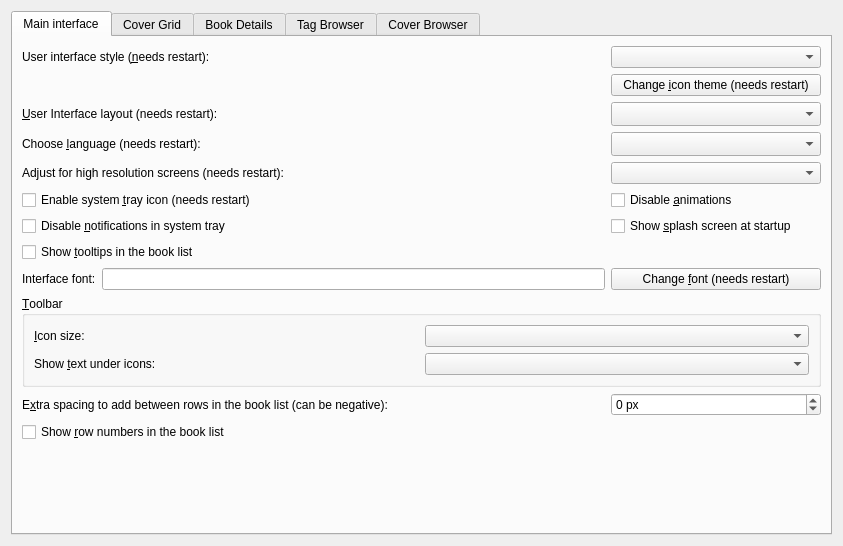
<?xml version="1.0" encoding="UTF-8"?>
<ui version="4.0">
 <class>Form</class>
 <widget class="QWidget" name="Form">
  <property name="geometry">
   <rect>
    <x>0</x>
    <y>0</y>
    <width>843</width>
    <height>546</height>
   </rect>
  </property>
  <property name="windowTitle">
   <string>Form</string>
  </property>
  <layout class="QGridLayout" name="gridLayout_2">
   <item row="0" column="0">
    <widget class="QTabWidget" name="tabWidget">
     <property name="currentIndex">
      <number>0</number>
     </property>
     <widget class="QWidget" name="tab">
      <attribute name="icon">
       <iconset resource="../../../../resources/images.qrc">
        <normaloff>:/images/lt.png</normaloff>:/images/lt.png</iconset>
      </attribute>
      <attribute name="title">
       <string>Main interface</string>
      </attribute>
      <layout class="QGridLayout" name="gridLayout_9">
       <item row="2" column="0">
        <widget class="QLabel" name="label_17">
         <property name="text">
          <string>&amp;User Interface layout (needs restart):</string>
         </property>
         <property name="buddy">
          <cstring>opt_gui_layout</cstring>
         </property>
        </widget>
       </item>
       <item row="10" column="0">
        <widget class="QLabel" name="label_4">
         <property name="text">
          <string>E&amp;xtra spacing to add between rows in the book list (can be negative):</string>
         </property>
         <property name="buddy">
          <cstring>opt_book_list_extra_row_spacing</cstring>
         </property>
        </widget>
       </item>
       <item row="10" column="1">
        <widget class="QSpinBox" name="opt_book_list_extra_row_spacing">
         <property name="suffix">
          <string> px</string>
         </property>
         <property name="minimum">
          <number>-20</number>
         </property>
        </widget>
       </item>
       <item row="9" column="0" colspan="2">
        <widget class="QGroupBox" name="groupBox_2">
         <property name="title">
          <string>&amp;Toolbar</string>
         </property>
         <layout class="QGridLayout" name="gridLayout_8">
          <item row="0" column="1">
           <widget class="QComboBox" name="opt_toolbar_icon_size"/>
          </item>
          <item row="0" column="0">
           <widget class="QLabel" name="label_5">
            <property name="text">
             <string>&amp;Icon size:</string>
            </property>
            <property name="buddy">
             <cstring>opt_toolbar_icon_size</cstring>
            </property>
           </widget>
          </item>
          <item row="1" column="1">
           <widget class="QComboBox" name="opt_toolbar_text"/>
          </item>
          <item row="1" column="0">
           <widget class="QLabel" name="label_8">
            <property name="text">
             <string>Show &amp;text under icons:</string>
            </property>
            <property name="buddy">
             <cstring>opt_toolbar_text</cstring>
            </property>
           </widget>
          </item>
         </layout>
        </widget>
       </item>
       <item row="0" column="1">
        <widget class="QComboBox" name="opt_ui_style"/>
       </item>
       <item row="8" column="1">
        <widget class="QPushButton" name="change_font_button">
         <property name="text">
          <string>Change &amp;font (needs restart)</string>
         </property>
        </widget>
       </item>
       <item row="2" column="1">
        <widget class="QComboBox" name="opt_gui_layout">
         <property name="maximumSize">
          <size>
           <width>250</width>
           <height>16777215</height>
          </size>
         </property>
         <property name="sizeAdjustPolicy">
          <enum>QComboBox::AdjustToMinimumContentsLengthWithIcon</enum>
         </property>
         <property name="minimumContentsLength">
          <number>20</number>
         </property>
        </widget>
       </item>
       <item row="7" column="0">
        <widget class="QCheckBox" name="opt_book_list_tooltips">
         <property name="text">
          <string>Show &amp;tooltips in the book list</string>
         </property>
        </widget>
       </item>
       <item row="12" column="0">
        <spacer name="verticalSpacer_3">
         <property name="orientation">
          <enum>Qt::Vertical</enum>
         </property>
         <property name="sizeHint" stdset="0">
          <size>
           <width>20</width>
           <height>40</height>
          </size>
         </property>
        </spacer>
       </item>
       <item row="5" column="0">
        <widget class="QCheckBox" name="opt_systray_icon">
         <property name="text">
          <string>Enable system &amp;tray icon (needs restart)</string>
         </property>
        </widget>
       </item>
       <item row="3" column="0">
        <widget class="QLabel" name="label_7">
         <property name="text">
          <string>Choose &amp;language (needs restart):</string>
         </property>
         <property name="buddy">
          <cstring>opt_language</cstring>
         </property>
        </widget>
       </item>
       <item row="8" column="0">
        <layout class="QHBoxLayout" name="horizontalLayout">
         <item>
          <widget class="QLabel" name="label_2">
           <property name="text">
            <string>Interface font:</string>
           </property>
           <property name="buddy">
            <cstring>font_display</cstring>
           </property>
          </widget>
         </item>
         <item>
          <widget class="QLineEdit" name="font_display">
           <property name="readOnly">
            <bool>true</bool>
           </property>
          </widget>
         </item>
        </layout>
       </item>
       <item row="1" column="0">
        <widget class="QLabel" name="icon_theme">
         <property name="text">
          <string/>
         </property>
        </widget>
       </item>
       <item row="6" column="0">
        <widget class="QCheckBox" name="opt_disable_tray_notification">
         <property name="text">
          <string>Disable &amp;notifications in system tray</string>
         </property>
        </widget>
       </item>
       <item row="3" column="1">
        <widget class="QComboBox" name="opt_language">
         <property name="sizeAdjustPolicy">
          <enum>QComboBox::AdjustToMinimumContentsLengthWithIcon</enum>
         </property>
         <property name="minimumContentsLength">
          <number>20</number>
         </property>
        </widget>
       </item>
       <item row="0" column="0">
        <widget class="QLabel" name="label_widget_style">
         <property name="text">
          <string>User interface style (&amp;needs restart):</string>
         </property>
         <property name="buddy">
          <cstring>opt_ui_style</cstring>
         </property>
        </widget>
       </item>
       <item row="5" column="1">
        <widget class="QCheckBox" name="opt_disable_animations">
         <property name="toolTip">
          <string>Disable all animations. Useful if you have a slow/old computer.</string>
         </property>
         <property name="text">
          <string>Disable &amp;animations</string>
         </property>
        </widget>
       </item>
       <item row="6" column="1">
        <widget class="QCheckBox" name="opt_show_splash_screen">
         <property name="text">
          <string>Show &amp;splash screen at startup</string>
         </property>
        </widget>
       </item>
       <item row="1" column="1">
        <widget class="QPushButton" name="icon_theme_button">
         <property name="text">
          <string>Change &amp;icon theme (needs restart)</string>
         </property>
        </widget>
       </item>
       <item row="11" column="0">
        <widget class="QCheckBox" name="opt_row_numbers_in_book_list">
         <property name="text">
          <string>Show &amp;row numbers in the book list</string>
         </property>
        </widget>
       </item>
       <item row="4" column="0">
        <widget class="QLabel" name="label_hidpi">
         <property name="text">
          <string>Adjust for high resolution screens (needs restart):</string>
         </property>
        </widget>
       </item>
       <item row="4" column="1">
        <widget class="QComboBox" name="opt_hidpi">
         <property name="toolTip">
          <string>&lt;p&gt;Whether to automatically adjust the calibre user interface for high resolution (high DPI) monitors. There are three possible values:&lt;/p&gt;

&lt;ul&gt;
&lt;li&gt;&lt;b&gt;Automatic&lt;/b&gt;: Adjust the user interface if a high resolution monitor is detected. Will respect Qt environment variables controlling high DPI behavior. So if you use the environment variable QT_AUTO_SCREEN_SCALE_FACTOR then it will be used instead of this setting.&lt;/li&gt;

&lt;li&gt;&lt;b&gt;On&lt;/b&gt;: Same as &quot;Automatic&quot;, but ignores Qt environment variables controlling high dpi behavior.&lt;/li&gt;

&lt;li&gt;&lt;b&gt;Off&lt;/b&gt;: Do not adjust the user interface, regardless of Qt environment variables.&lt;/li&gt;
&lt;/ul&gt;</string>
         </property>
        </widget>
       </item>
      </layout>
     </widget>
     <widget class="QWidget" name="cover_grid_tab">
      <attribute name="icon">
       <iconset resource="../../../../resources/images.qrc">
        <normaloff>:/images/grid.png</normaloff>:/images/grid.png</iconset>
      </attribute>
      <attribute name="title">
       <string>Cover Grid</string>
      </attribute>
      <layout class="QVBoxLayout" name="verticalLayout">
       <item>
        <widget class="QTabWidget" name="tabWidget_2">
         <property name="tabPosition">
          <enum>QTabWidget::West</enum>
         </property>
         <property name="currentIndex">
          <number>0</number>
         </property>
         <widget class="QWidget" name="tab_5">
          <attribute name="title">
           <string>Layout</string>
          </attribute>
          <layout class="QFormLayout" name="formLayout_2">
           <item row="0" column="0" colspan="2">
            <widget class="QLabel" name="label_19">
             <property name="text">
              <string>Control the cover grid view. You can enable this view by clicking the grid button in the bottom right corner of the main calibre window.</string>
             </property>
             <property name="wordWrap">
              <bool>true</bool>
             </property>
            </widget>
           </item>
           <item row="3" column="1">
            <spacer name="verticalSpacer_6">
             <property name="orientation">
              <enum>Qt::Vertical</enum>
             </property>
             <property name="sizeType">
              <enum>QSizePolicy::Fixed</enum>
             </property>
             <property name="sizeHint" stdset="0">
              <size>
               <width>20</width>
               <height>10</height>
              </size>
             </property>
            </spacer>
           </item>
           <item row="5" column="0">
            <widget class="QLabel" name="label_14">
             <property name="text">
              <string>Field to show &amp;under the covers:</string>
             </property>
             <property name="buddy">
              <cstring>opt_field_under_covers_in_grid</cstring>
             </property>
            </widget>
           </item>
           <item row="5" column="1">
            <widget class="QComboBox" name="opt_field_under_covers_in_grid"/>
           </item>
           <item row="6" column="0">
            <widget class="QLabel" name="label_16">
             <property name="text">
              <string>&amp;Spacing between covers:</string>
             </property>
             <property name="buddy">
              <cstring>opt_cover_grid_spacing</cstring>
             </property>
            </widget>
           </item>
           <item row="6" column="1">
            <widget class="QDoubleSpinBox" name="opt_cover_grid_spacing">
             <property name="toolTip">
              <string>The spacing between covers. A value of zero means calculate automatically based on cover size.</string>
             </property>
             <property name="specialValueText">
              <string>Automatic</string>
             </property>
             <property name="suffix">
              <string> cm</string>
             </property>
             <property name="decimals">
              <number>2</number>
             </property>
             <property name="singleStep">
              <double>0.100000000000000</double>
             </property>
            </widget>
           </item>
           <item row="7" column="0" colspan="2">
            <widget class="QGroupBox" name="cg_background_box">
             <property name="title">
              <string>Background for the cover grid</string>
             </property>
             <layout class="QGridLayout" name="gridLayout_5"/>
            </widget>
           </item>
           <item row="10" column="0" colspan="2">
            <widget class="QGroupBox" name="groupBox_4">
             <property name="title">
              <string>Cover size</string>
             </property>
             <layout class="QGridLayout" name="gridLayout_4">
              <item row="0" column="0" colspan="5">
               <widget class="QLabel" name="label_20">
                <property name="text">
                 <string>By default, calibre chooses a cover size based on your computer's screen size. You can change the cover size here:</string>
                </property>
                <property name="wordWrap">
                 <bool>true</bool>
                </property>
               </widget>
              </item>
              <item row="3" column="0" colspan="5">
               <widget class="QLabel" name="cover_grid_aspect_ratio">
                <property name="text">
                 <string/>
                </property>
               </widget>
              </item>
              <item row="1" column="0">
               <widget class="QLabel" name="label_11">
                <property name="text">
                 <string>Cover &amp;width: </string>
                </property>
                <property name="buddy">
                 <cstring>opt_cover_grid_width</cstring>
                </property>
               </widget>
              </item>
              <item row="1" column="1">
               <widget class="QDoubleSpinBox" name="opt_cover_grid_width">
                <property name="toolTip">
                 <string>The width of displayed covers.
A value of zero means calculate automatically.</string>
                </property>
                <property name="specialValueText">
                 <string>Automatic</string>
                </property>
                <property name="suffix">
                 <string> cm</string>
                </property>
                <property name="decimals">
                 <number>1</number>
                </property>
               </widget>
              </item>
              <item row="1" column="2">
               <widget class="QPushButton" name="cover_grid_larger_cover">
                <property name="toolTip">
                 <string>Make the covers larger, maintaining current aspect ratio.</string>
                </property>
                <property name="text">
                 <string>&amp;Larger covers</string>
                </property>
                <property name="icon">
                 <iconset resource="../../../../resources/images.qrc">
                  <normaloff>:/images/plus.png</normaloff>:/images/plus.png</iconset>
                </property>
               </widget>
              </item>
              <item row="2" column="0">
               <widget class="QLabel" name="label_12">
                <property name="text">
                 <string>Cover &amp;height: </string>
                </property>
                <property name="buddy">
                 <cstring>opt_cover_grid_height</cstring>
                </property>
               </widget>
              </item>
              <item row="2" column="1">
               <widget class="QDoubleSpinBox" name="opt_cover_grid_height">
                <property name="toolTip">
                 <string>The height of displayed covers.
A value of zero means calculate automatically.</string>
                </property>
                <property name="specialValueText">
                 <string>Automatic</string>
                </property>
                <property name="suffix">
                 <string> cm</string>
                </property>
                <property name="decimals">
                 <number>1</number>
                </property>
               </widget>
              </item>
              <item row="2" column="2">
               <widget class="QPushButton" name="cover_grid_smaller_cover">
                <property name="toolTip">
                 <string>Make the covers smaller, maintaining current aspect ratio.</string>
                </property>
                <property name="text">
                 <string>&amp;Smaller covers</string>
                </property>
                <property name="icon">
                 <iconset resource="../../../../resources/images.qrc">
                  <normaloff>:/images/minus.png</normaloff>:/images/minus.png</iconset>
                </property>
               </widget>
              </item>
              <item row="1" column="3" rowspan="2">
               <widget class="QPushButton" name="cover_grid_reset_size">
                <property name="toolTip">
                 <string>Reset size to automatic</string>
                </property>
                <property name="text">
                 <string>&amp;Reset size</string>
                </property>
               </widget>
              </item>
              <item row="1" column="4">
               <spacer name="horizontalSpacer_4">
                <property name="orientation">
                 <enum>Qt::Horizontal</enum>
                </property>
                <property name="sizeHint" stdset="0">
                 <size>
                  <width>40</width>
                  <height>20</height>
                 </size>
                </property>
               </spacer>
              </item>
             </layout>
            </widget>
           </item>
           <item row="11" column="1">
            <widget class="QSpinBox" name="opt_emblem_size">
             <property name="suffix">
              <string> px</string>
             </property>
             <property name="minimum">
              <number>16</number>
             </property>
             <property name="maximum">
              <number>1000</number>
             </property>
            </widget>
           </item>
           <item row="11" column="0">
            <widget class="QLabel" name="label_21">
             <property name="text">
              <string>Size of the emblems (if any) shown &amp;next to the covers: </string>
             </property>
             <property name="buddy">
              <cstring>opt_emblem_size</cstring>
             </property>
            </widget>
           </item>
           <item row="4" column="0" colspan="2">
            <widget class="QCheckBox" name="opt_cover_grid_show_title">
             <property name="text">
              <string>Show a field (such as title) &amp;under the covers</string>
             </property>
            </widget>
           </item>
           <item row="12" column="0">
            <widget class="QLabel" name="label_22">
             <property name="text">
              <string>&amp;Location of the emblems shown next to the covers:</string>
             </property>
             <property name="buddy">
              <cstring>opt_emblem_position</cstring>
             </property>
            </widget>
           </item>
           <item row="12" column="1">
            <widget class="QComboBox" name="opt_emblem_position"/>
           </item>
          </layout>
         </widget>
         <widget class="QWidget" name="emblems_tab">
          <attribute name="title">
           <string>Emblems</string>
          </attribute>
         </widget>
         <widget class="QWidget" name="tab_6">
          <attribute name="title">
           <string>Performance</string>
          </attribute>
          <layout class="QVBoxLayout" name="verticalLayout_2">
           <item>
            <widget class="QGroupBox" name="groupBox_3">
             <property name="title">
              <string>Caching of covers for improved performance</string>
             </property>
             <layout class="QGridLayout" name="gridLayout">
              <item row="2" column="2">
               <widget class="QSpinBox" name="opt_cover_grid_disk_cache_size">
                <property name="specialValueText">
                 <string>Disable</string>
                </property>
                <property name="suffix">
                 <string> MB</string>
                </property>
                <property name="minimum">
                 <number>100</number>
                </property>
                <property name="singleStep">
                 <number>100</number>
                </property>
               </widget>
              </item>
              <item row="3" column="1">
               <widget class="QPushButton" name="cover_grid_open_cache">
                <property name="text">
                 <string>Open cache directory</string>
                </property>
               </widget>
              </item>
              <item row="1" column="3">
               <spacer name="horizontalSpacer_5">
                <property name="orientation">
                 <enum>Qt::Horizontal</enum>
                </property>
                <property name="sizeHint" stdset="0">
                 <size>
                  <width>40</width>
                  <height>20</height>
                 </size>
                </property>
               </spacer>
              </item>
              <item row="0" column="0" colspan="5">
               <widget class="QLabel" name="label_13">
                <property name="text">
                 <string>There are two kinds of caches that calibre uses to improve performance when rendering covers in the grid view. A disk cache that is kept on your hard disk and stores the cover thumbnails and an in memory cache used to ensure flicker free rendering of covers. For best results, keep the memory cache small and the disk cache large, unless you have a lot of extra RAM in your computer and don't mind it being used by the memory cache.</string>
                </property>
                <property name="wordWrap">
                 <bool>true</bool>
                </property>
               </widget>
              </item>
              <item row="2" column="3" colspan="2">
               <widget class="QLabel" name="cover_grid_current_disk_cache">
                <property name="text">
                 <string/>
                </property>
               </widget>
              </item>
              <item row="3" column="2" colspan="3">
               <spacer name="horizontalSpacer_3">
                <property name="orientation">
                 <enum>Qt::Horizontal</enum>
                </property>
                <property name="sizeHint" stdset="0">
                 <size>
                  <width>310</width>
                  <height>20</height>
                 </size>
                </property>
               </spacer>
              </item>
              <item row="1" column="0" colspan="2">
               <widget class="QLabel" name="label_15">
                <property name="text">
                 <string>Number of screenfulls of covers to cache in &amp;memory (keep this small):</string>
                </property>
                <property name="buddy">
                 <cstring>opt_cover_grid_cache_size_multiple</cstring>
                </property>
               </widget>
              </item>
              <item row="2" column="0" colspan="2">
               <widget class="QLabel" name="label_18">
                <property name="text">
                 <string>Maximum amount of disk space to use for caching thumbnails: </string>
                </property>
               </widget>
              </item>
              <item row="3" column="0">
               <widget class="QPushButton" name="cover_grid_empty_cache">
                <property name="text">
                 <string>Empty disk cache</string>
                </property>
               </widget>
              </item>
              <item row="1" column="2">
               <widget class="QSpinBox" name="opt_cover_grid_cache_size_multiple">
                <property name="toolTip">
                 <string>The maximum number of screenfulls of thumbnails to keep in memory. Increasing this will make rendering faster, at the cost of more memory usage. Note that regardless of this setting, a minimum of one hundred thumbnails are always kept in memory, to ensure flicker free rendering.</string>
                </property>
                <property name="minimum">
                 <number>2</number>
                </property>
                <property name="maximum">
                 <number>100</number>
                </property>
               </widget>
              </item>
              <item row="4" column="1">
               <spacer name="verticalSpacer_2">
                <property name="orientation">
                 <enum>Qt::Vertical</enum>
                </property>
                <property name="sizeHint" stdset="0">
                 <size>
                  <width>20</width>
                  <height>40</height>
                 </size>
                </property>
               </spacer>
              </item>
             </layout>
            </widget>
           </item>
          </layout>
         </widget>
        </widget>
       </item>
      </layout>
     </widget>
     <widget class="QWidget" name="tab_4">
      <attribute name="icon">
       <iconset resource="../../../../resources/images.qrc">
        <normaloff>:/images/book.png</normaloff>:/images/book.png</iconset>
      </attribute>
      <attribute name="title">
       <string>Book Details</string>
      </attribute>
      <layout class="QGridLayout" name="gridLayout_12">
       <item row="3" column="1">
        <widget class="QLabel" name="label_3">
         <property name="text">
          <string>Note that &lt;b&gt;comments&lt;/b&gt; will always be displayed at the end, regardless of the position you assign here.</string>
         </property>
         <property name="wordWrap">
          <bool>true</bool>
         </property>
        </widget>
       </item>
       <item row="3" column="0" rowspan="2">
        <widget class="QGroupBox" name="groupBox">
         <property name="title">
          <string>Select displayed metadata</string>
         </property>
         <layout class="QGridLayout" name="gridLayout_3">
          <item row="0" column="1">
           <widget class="QToolButton" name="df_up_button">
            <property name="toolTip">
             <string>Move up</string>
            </property>
            <property name="icon">
             <iconset resource="../../../../resources/images.qrc">
              <normaloff>:/images/arrow-up.png</normaloff>:/images/arrow-up.png</iconset>
            </property>
           </widget>
          </item>
          <item row="2" column="1">
           <widget class="QToolButton" name="df_down_button">
            <property name="toolTip">
             <string>Move down</string>
            </property>
            <property name="icon">
             <iconset resource="../../../../resources/images.qrc">
              <normaloff>:/images/arrow-down.png</normaloff>:/images/arrow-down.png</iconset>
            </property>
           </widget>
          </item>
          <item row="0" column="0" rowspan="3">
           <widget class="QListView" name="field_display_order">
            <property name="alternatingRowColors">
             <bool>true</bool>
            </property>
           </widget>
          </item>
          <item row="1" column="1">
           <spacer name="verticalSpacer_5">
            <property name="orientation">
             <enum>Qt::Vertical</enum>
            </property>
            <property name="sizeHint" stdset="0">
             <size>
              <width>20</width>
              <height>40</height>
             </size>
            </property>
           </spacer>
          </item>
         </layout>
        </widget>
       </item>
       <item row="1" column="0" colspan="2">
        <layout class="QHBoxLayout">
         <item>
          <widget class="QCheckBox" name="opt_bd_show_cover">
           <property name="text">
            <string>Show &amp;cover in the book details panel</string>
           </property>
          </widget>
         </item>
         <item>
          <widget class="QCheckBox" name="opt_bd_overlay_cover_size">
           <property name="toolTip">
            <string>Show the size of the book's cover in pixels</string>
           </property>
           <property name="text">
            <string>Show cover &amp;size</string>
           </property>
          </widget>
         </item>
         <item>
          <widget class="QCheckBox" name="opt_use_roman_numerals_for_series_number">
           <property name="text">
            <string>Use &amp;Roman numerals for series</string>
           </property>
           <property name="checked">
            <bool>true</bool>
           </property>
          </widget>
         </item>
         <item>
          <spacer name="horizontalSpacer_bd1">
           <property name="orientation">
            <enum>Qt::Horizontal</enum>
           </property>
           <property name="sizeHint" stdset="0">
            <size>
             <width>20</width>
             <height>0</height>
            </size>
           </property>
          </spacer>
         </item>
        </layout>
       </item>
       <item row="0" column="0" colspan="2">
        <layout class="QHBoxLayout">
         <item>
          <widget class="QLabel" name="label">
           <property name="text">
            <string>Default author &amp;link template:</string>
           </property>
           <property name="buddy">
            <cstring>opt_default_author_link</cstring>
           </property>
          </widget>
         </item>
         <item>
          <widget class="QLineEdit" name="opt_default_author_link">
           <property name="toolTip">
            <string>&lt;p&gt;Enter a template to be used to create a link for
an author in the books information dialog. This template will
be used when no link has been provided for the author using
Manage Authors. You can use the values {author} and
{author_sort}, and any template function.</string>
           </property>
          </widget>
         </item>
         <item>
          <widget class="QPushButton" name="search_library_for_author_button">
           <property name="toolTip">
            <string>Search the calibre library for the author, instead of opening a link</string>
           </property>
           <property name="text">
            <string>Search &amp;calibre library for author</string>
           </property>
          </widget>
         </item>
        </layout>
       </item>
       <item row="2" column="0" colspan="2">
        <widget class="QPushButton" name="id_links_button">
         <property name="text">
          <string>Create rules to convert &amp;identifiers into links</string>
         </property>
        </widget>
       </item>
      </layout>
     </widget>
     <widget class="QWidget" name="tab_2">
      <attribute name="icon">
       <iconset resource="../../../../resources/images.qrc">
        <normaloff>:/images/tags.png</normaloff>:/images/tags.png</iconset>
      </attribute>
      <attribute name="title">
       <string>Tag Browser</string>
      </attribute>
      <layout class="QFormLayout" name="formLayout">
       <property name="fieldGrowthPolicy">
        <enum>QFormLayout::ExpandingFieldsGrow</enum>
       </property>
       <item row="2" column="0">
        <widget class="QLabel" name="label_10">
         <property name="text">
          <string>Co&amp;llapse when more items than:</string>
         </property>
         <property name="buddy">
          <cstring>opt_tags_browser_collapse_at</cstring>
         </property>
        </widget>
       </item>
       <item row="2" column="1">
        <widget class="QSpinBox" name="opt_tags_browser_collapse_at">
         <property name="toolTip">
          <string>If a Tag Browser category has more than this number of items, it is divided
up into subcategories. If the partition method is set to disable, this value is ignored.</string>
         </property>
         <property name="maximum">
          <number>10000</number>
         </property>
        </widget>
       </item>
       <item row="3" column="0">
        <widget class="QLabel" name="label_8111">
         <property name="text">
          <string>Categories &amp;not to partition:</string>
         </property>
         <property name="buddy">
          <cstring>opt_tag_browser_dont_collapse</cstring>
         </property>
        </widget>
       </item>
       <item row="3" column="1">
        <widget class="EditWithComplete" name="opt_tag_browser_dont_collapse">
         <property name="sizePolicy">
          <sizepolicy hsizetype="Expanding" vsizetype="Fixed">
           <horstretch>0</horstretch>
           <verstretch>0</verstretch>
          </sizepolicy>
         </property>
         <property name="toolTip">
          <string>A comma-separated list of categories that are not to
be partitioned even if the number of items is larger than
the value shown above. This option can be used to
avoid collapsing hierarchical categories that have only
a few top-level elements.</string>
         </property>
        </widget>
       </item>
       <item row="5" column="0">
        <widget class="QLabel" name="label_81">
         <property name="text">
          <string>Categories with &amp;hierarchical items:</string>
         </property>
         <property name="buddy">
          <cstring>opt_categories_using_hierarchy</cstring>
         </property>
        </widget>
       </item>
       <item row="5" column="1">
        <widget class="EditWithComplete" name="opt_categories_using_hierarchy">
         <property name="sizePolicy">
          <sizepolicy hsizetype="Expanding" vsizetype="Fixed">
           <horstretch>0</horstretch>
           <verstretch>0</verstretch>
          </sizepolicy>
         </property>
         <property name="toolTip">
          <string>A comma-separated list of categories in which items containing
periods are displayed in the tag browser trees. For example, if
this box contains 'tags' then tags of the form 'Mystery.English'
and 'Mystery.Thriller' will be displayed with English and Thriller
both under 'Mystery'. If 'tags' is not in this box,
then the tags will be displayed each on their own line.</string>
         </property>
        </widget>
       </item>
       <item row="8" column="0" colspan="2">
        <widget class="QCheckBox" name="opt_tag_browser_old_look">
         <property name="text">
          <string>Use &amp;alternating row colors in the Tag Browser</string>
         </property>
        </widget>
       </item>
       <item row="9" column="0" colspan="2">
        <widget class="QCheckBox" name="opt_tag_browser_hide_empty_categories">
         <property name="toolTip">
          <string>When checked, calibre will automatically hide any category
 (a column, custom or standard) that has no items to show. For example, some
 categories might not have values when using virtual libraries. Checking this
 box will cause these empty categories to be hidden.</string>
         </property>
         <property name="text">
          <string>Hi&amp;de empty categories (columns) in the tag browser</string>
         </property>
        </widget>
       </item>
       <item row="1" column="1">
        <widget class="QComboBox" name="opt_tags_browser_partition_method">
         <property name="toolTip">
          <string>Choose how tag browser subcategories are displayed when
there are more items than the limit. Select by first
letter to see an A, B, C list. Choose partitioned to
have a list of fixed-sized groups. Set to disabled
if you never want subcategories</string>
         </property>
        </widget>
       </item>
       <item row="1" column="0">
        <widget class="QLabel" name="label_9">
         <property name="text">
          <string>&amp;Tags browser category partitioning method:</string>
         </property>
         <property name="buddy">
          <cstring>opt_tags_browser_partition_method</cstring>
         </property>
        </widget>
       </item>
       <item row="6" column="0">
        <widget class="QCheckBox" name="opt_show_avg_rating">
         <property name="text">
          <string>Show &amp;average ratings in the tags browser</string>
         </property>
         <property name="checked">
          <bool>true</bool>
         </property>
        </widget>
       </item>
       <item row="7" column="0" colspan="2">
        <widget class="QCheckBox" name="opt_tag_browser_show_counts">
         <property name="toolTip">
          <string>Show counts for items in the Tag Browser. Such as the number of books
by each author, the number of authors, etc. If you turn it off, you can still
see the counts by hovering your mouse over any item.</string>
         </property>
         <property name="text">
          <string>Show &amp;counts in the Tag Browser</string>
         </property>
        </widget>
       </item>
      </layout>
     </widget>
     <widget class="QWidget" name="tab_3">
      <attribute name="icon">
       <iconset resource="../../../../resources/images.qrc">
        <normaloff>:/images/cover_flow.png</normaloff>:/images/cover_flow.png</iconset>
      </attribute>
      <attribute name="title">
       <string>Cover Browser</string>
      </attribute>
      <layout class="QGridLayout" name="gridLayout_11">
       <item row="5" column="1">
        <widget class="QLineEdit" name="opt_cover_browser_title_template">
         <property name="toolTip">
          <string>The template used to generate the text below the covers. Uses the same syntax as save templates. Defaults to just the book title. Note that this setting is per-library, which means that you have to set it again for every different calibre library you use.</string>
         </property>
        </widget>
       </item>
       <item row="1" column="0">
        <widget class="QLabel" name="label_6">
         <property name="text">
          <string>&amp;Number of covers to show in browse mode (needs restart):</string>
         </property>
         <property name="buddy">
          <cstring>opt_cover_flow_queue_length</cstring>
         </property>
        </widget>
       </item>
       <item row="9" column="0" colspan="2">
        <spacer name="verticalSpacer_4">
         <property name="orientation">
          <enum>Qt::Vertical</enum>
         </property>
         <property name="sizeHint" stdset="0">
          <size>
           <width>690</width>
           <height>283</height>
          </size>
         </property>
        </spacer>
       </item>
       <item row="5" column="0">
        <widget class="QLabel" name="label_23">
         <property name="text">
          <string>&amp;Template for caption:</string>
         </property>
         <property name="buddy">
          <cstring>opt_cover_browser_title_template</cstring>
         </property>
        </widget>
       </item>
       <item row="5" column="2">
        <widget class="QPushButton" name="cover_browser_title_template_button">
         <property name="text">
          <string>Template editor</string>
         </property>
        </widget>
       </item>
       <item row="1" column="1" colspan="2">
        <widget class="QSpinBox" name="opt_cover_flow_queue_length"/>
       </item>
       <item row="7" column="0" colspan="3">
        <widget class="QCheckBox" name="opt_cb_fullscreen">
         <property name="text">
          <string>When showing cover browser in separate window, show it &amp;fullscreen</string>
         </property>
        </widget>
       </item>
       <item row="0" column="0" colspan="3">
        <widget class="QCheckBox" name="opt_separate_cover_flow">
         <property name="text">
          <string>Show cover &amp;browser in a separate window (needs restart)</string>
         </property>
        </widget>
       </item>
       <item row="3" column="0" colspan="3">
        <widget class="QCheckBox" name="opt_cb_preserve_aspect_ratio">
         <property name="toolTip">
          <string>Show covers in their original aspect ratio instead of resizing
them to all have the same width and height</string>
         </property>
         <property name="text">
          <string>Preserve &amp;aspect ratio of covers displayed in the cover browser</string>
         </property>
        </widget>
       </item>
       <item row="2" column="0" colspan="3">
        <widget class="QCheckBox" name="opt_cover_browser_reflections">
         <property name="text">
          <string>Show &amp;reflections in the cover browser</string>
         </property>
        </widget>
       </item>
       <item row="8" column="0" colspan="3">
        <widget class="QLabel" name="fs_help_msg">
         <property name="styleSheet">
          <string notr="true">margin-left: 1.5em</string>
         </property>
         <property name="text">
          <string>You can press the %s keys to toggle full screen mode.</string>
         </property>
         <property name="wordWrap">
          <bool>true</bool>
         </property>
        </widget>
       </item>
       <item row="6" column="0">
        <widget class="QLabel" name="label_24">
         <property name="text">
          <string>Fie&amp;ld for sub-title:</string>
         </property>
         <property name="buddy">
          <cstring>opt_cover_browser_subtitle_field</cstring>
         </property>
        </widget>
       </item>
       <item row="6" column="1" colspan="2">
        <widget class="QComboBox" name="opt_cover_browser_subtitle_field"/>
       </item>
      </layout>
     </widget>
    </widget>
   </item>
  </layout>
 </widget>
 <customwidgets>
  <customwidget>
   <class>EditWithComplete</class>
   <extends>QComboBox</extends>
   <header>calibre/gui2/complete2.h</header>
  </customwidget>
 </customwidgets>
 <resources>
  <include location="../../../../resources/images.qrc"/>
 </resources>
 <connections>
  <connection>
   <sender>opt_cover_grid_show_title</sender>
   <signal>toggled(bool)</signal>
   <receiver>opt_field_under_covers_in_grid</receiver>
   <slot>setEnabled(bool)</slot>
   <hints>
    <hint type="sourcelabel">
     <x>75</x>
     <y>102</y>
    </hint>
    <hint type="destinationlabel">
     <x>289</x>
     <y>118</y>
    </hint>
   </hints>
  </connection>
 </connections>
</ui>
